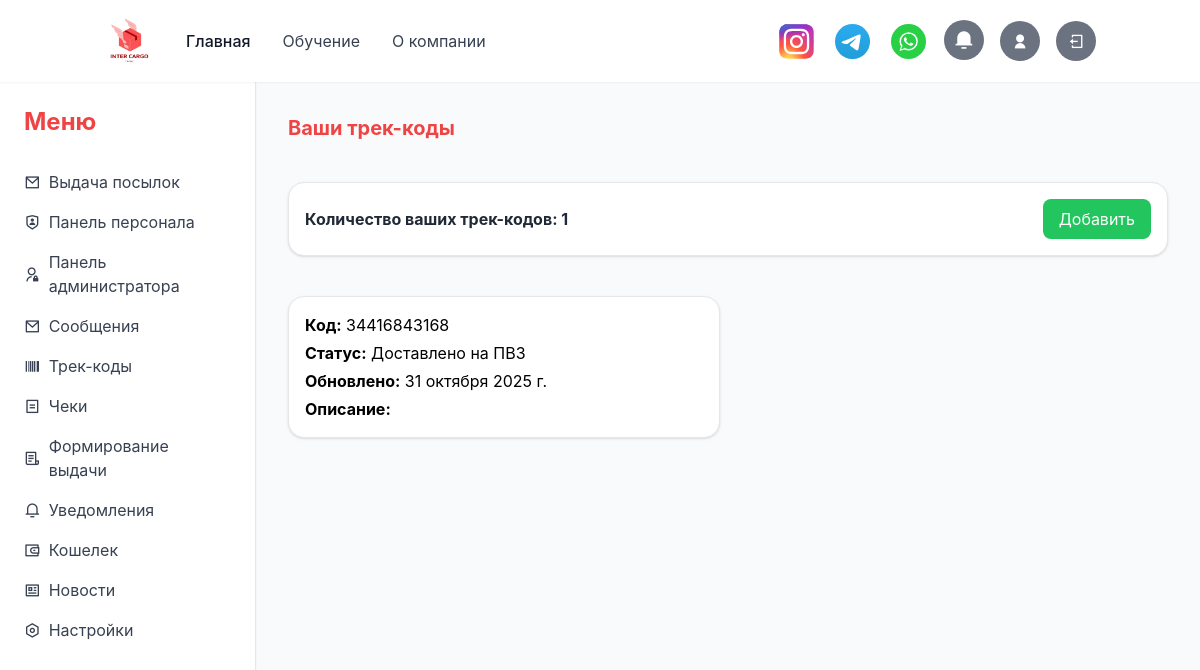
/profile/track-codes/ (signed in), run on the app's committed database.
### myprofile/models.py (models this page shows, shortened)
class TrackCode(models.Model):
    STATUS_CHOICES = [
        ('user_added', 'Добавлено пользователем'),
        ('warehouse_cn', 'Принято на склад (Китай)'),
        ('shipped_cn', 'Отправлено со склада (Китай)'),
        ('delivered', 'Принято сортировочным центром'),
        ('ready', 'Доставлено на ПВЗ'),
        ('claimed', 'Выдано получателю'),
    ]
    id = models.AutoField(primary_key=True, verbose_name="№ трек кода")
    track_code = models.CharField(max_length=100, unique=True, verbose_name="Трек код")
    update_date = models.DateField(auto_now=True, verbose_name="Дата обновления")
    status = models.CharField(max_length=20, choices=STATUS_CHOICES, verbose_name="Статус трек-кода")
    owner = models.ForeignKey(
        settings.AUTH_USER_MODEL,
        on_delete=models.CASCADE,
        verbose_name="Имя владельца"
    )
    description = models.CharField(max_length=255, blank=True, verbose_name="О посылке")
    weight = models.DecimalField(max_digits=6, decimal_places=3, null=True, blank=True, verbose_name="Вес посылки (кг)")

### myprofile/views/track_codes.py (the view)
# urls.py: path('track-codes/', track_codes.track_codes_view, name='track_codes'),
@login_required(login_url='login')
def track_codes_view(request):
    if request.method == 'POST':
        form = TrackCodeForm(request.POST)
        if form.is_valid():
            track_code = form.save(commit=False)
            track_code.owner = request.user
            track_code.status = 'user_added'
            track_code.save()
            messages.success(request, "Трек-код успешно добавлен.")
            return redirect('track_codes')
    else:
        form = TrackCodeForm()
    track_codes = TrackCode.objects.filter(owner=request.user).order_by('-update_date')
    return render(request, 'track_codes.html', {
        'track_codes': track_codes,
        'form': form
    })

### myprofile/views/notifications.py (called while the page is built)
def notifications_context(request):
    if request.user.is_authenticated:
        unread_count = Notification.objects.filter(user=request.user, is_read=False).count()
        return {'unread': unread_count}   # см. пункт 1
    return {}

### myprofile/templates/track_codes.html (shortened to what this page needs)
<!DOCTYPE html>
<html lang="ru">
{% load static %}
<head>
    <script src="https://cdn.tailwindcss.com/3.4.16"></script>
    <link rel="stylesheet" href="{% static 'styles/css2.css' %}"/>
    <link rel="stylesheet" href="{% static 'styles/styles.css' %}"/>
    <link rel="stylesheet" href="{% static 'styles/remixicon/remixicon.css' %}"/>
</head>
<body class="bg-gray-50 min-h-screen">
{% include 'includes/header.html' %}
    {% block content %}
    <div class="flex min-h-screen">
    {% include 'includes/sidebar.html' %}
    <main class="flex-1 px-4 md:px-8 py-8 space-y-10">
        <header class="mb-6">
        <h1 class="text-xl font-bold text-red-500">Ваши трек-коды</h1>
        </header>
        <div x-data="{ addModal: false }">
            <div class="grid grid-cols-2 md:grid-cols-2 gap-1 mt-4 bg-white p-4 rounded-lg shadow border border-gray-200 items-center">
                <div class="flex items-center">
                    <p class="text-gray-800 font-medium">
                        <strong>Количество ваших трек-кодов: {{ track_codes.count }}</strong>
                    </p>
                </div>
                <div class="flex items-center justify-end">
                    <button @click="addModal = true" class="bg-green-500 text-white px-4 py-2 rounded hover:bg-green-600">
                        Добавить
                    </button>
                </div>
            </div>
        </div>
        <section class="grid grid-cols-1 md:grid-cols-2 gap-4">
        {% for code in track_codes %}
            <div class="bg-white p-4 rounded-lg shadow border border-gray-200 space-y-1">
            <p><strong>Код:</strong> {{ code.track_code }}</p>
            <p><strong>Статус:</strong> {{ code.get_status_display }}</p>
            <p><strong>Обновлено:</strong> {{ code.update_date }}</p>
            <p><strong>Описание:</strong> {{ code.description }}</p>
            </div>
        {% empty %}
            <p class="text-gray-600">У вас пока нет трек-кодов.</p>
        {% endfor %}
        </section>
    </main>
    </div>
    {% endblock %}
</body>
</html>

### mainview/static/styles/styles.css (style rules this page uses)
body { font-family: 'Inter', sans-serif; }

### data on the page
TrackCode: track_code "34416843168", status "Доставлено на ПВЗ", update_date "31 октября 2025 г."

### other printed values
{{ track_codes.count }} "1"
